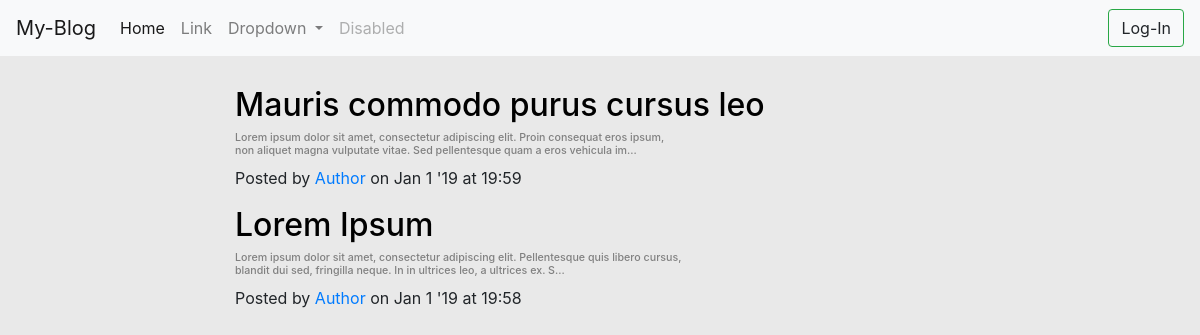
The app's page /article/, older data.
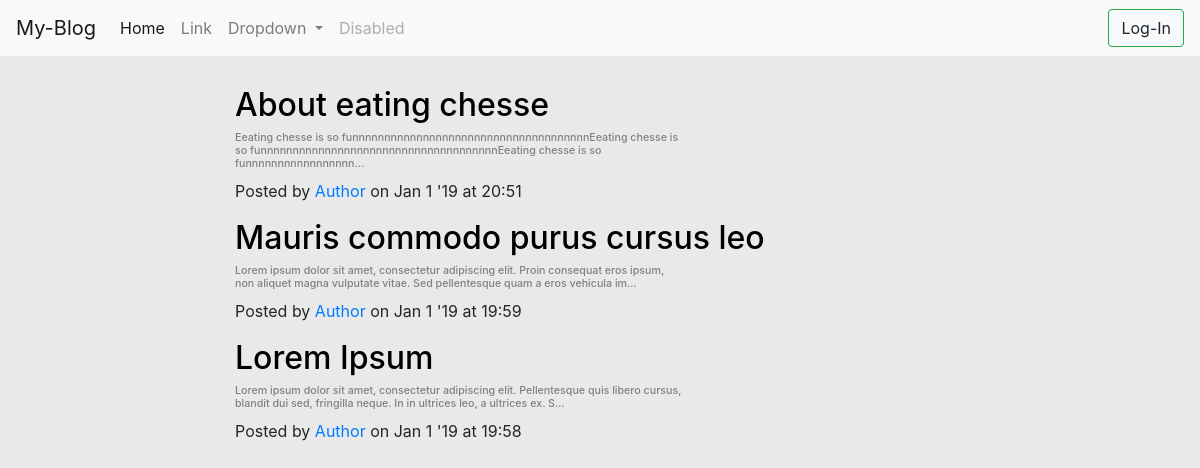
The same page, newer data.
### article/models.py (models this page shows, shortened)
class Article(models.Model):
    title = models.CharField(max_length=150)
    added = models.DateTimeField(auto_now_add=True, blank=True)
    text = models.TextField()
    picture = models.CharField(max_length=100)

### article/views.py (the view)
# urls.py: path('', IndexView.as_view(), name='index'),
class IndexView(generic.ListView):
    model = Article
    paginate_by = 5
    queryset = Article.objects.all().order_by('-added')

### article/templates/article/article_list.html (shortened to what this page needs)
{% extends 'article/base.html' %}
{% block content %}
    {% for article in object_list %}
          <div class="post-preview">
            <a href="#">
              <h2 class="post-title" style="color:black">
                {{ article.title }}
              </h2>
            </a>
              <h3 class="post-subtitle" style="font-size:8pt;color:grey;width:450px;">
                  {{ article.text|slice:":160" }}...</br>
              </h3>
            <p class="post-meta">Posted by
              <a href="#">Author</a>
              on {{ article.added|date:"M n 'y" }} at {{ article.added|date:'G:i' }}</p>
          </div>
    {% endfor %}
          </div>
{% endblock %}

### article/templates/article/base.html (shortened to what this page needs)
<!doctype html>
<html lang="en">
  <head>
    <link rel="stylesheet" href="https://stackpath.bootstrapcdn.com/bootstrap/4.2.1/css/bootstrap.min.css">
  </head>
  <body style="background-color:#E9E9E9;">
    <nav class="navbar  navbar-expand-lg navbar-light bg-light">
      <a class="navbar-brand" href="{% url 'index' %}">My-Blog</a>
      <div class="collapse navbar-collapse" id="navbarSupportedContent">
        <ul class="navbar-nav mr-auto">
          <li class="nav-item active">
            <a class="nav-link" href="#">Home <span class="sr-only">(current)</span></a>
          </li>
          <li class="nav-item">
            <a class="nav-link" href="#">Link</a>
          </li>
          <li class="nav-item dropdown">
            <a class="nav-link dropdown-toggle" href="#" id="navbarDropdown" role="button" data-toggle="dropdown" aria-haspopup="true" aria-expanded="false">
              Dropdown
            </a>
          </li>
          <li class="nav-item">
            <a class="nav-link disabled" href="#">Disabled</a>
          </li>
        </ul>
        <form class="form-inline my-2 my-lg-0">
          <a class="btn btn-outline-success my-2 my-sm-0">Log-In</a>
        </form>
      </div>
    </nav>
    <div class="container" style="margin-top:30px;">
      <div class="row">
        <div class="col-lg-8 col-md-10 mx-auto">
            {% block content %}
            {% endblock %}
        </div>
      </div>
  </body>
</html>

Row changes from the older to the newer data that the page shows:
added Article: title "About eating chesse", text "Eeating chesse is so funnnnnnnnnnnnnnnnnnnnnnnnnnnnnnnnnnnnnEeating chesse is so funnnnnnnnnnnnnnnnnnnnnnnnnnnnnnnnnnnnnEeating chesse is so funnnnnnnnnnnnnnnnn", added "Jan 1 '19", added "20:51"
